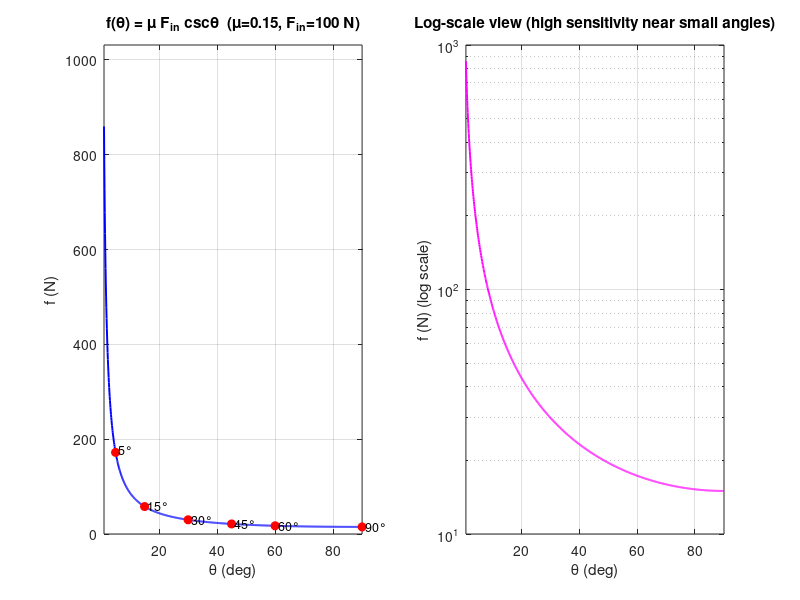

The MATLAB script that drew this image:
% Plot thread friction f = mu * F_in * csc(theta)
clear; clf;

% --- User inputs
mu = 0.15;        % friction coefficient
F_in = 100;       % input axial force (N)
theta_deg = linspace(1,90,1000);   % thread helix/lead angle in degrees (avoid 0 and 180)
theta = deg2rad(theta_deg);

% compute f
f_theta = mu * F_in ./ sin(theta);  % = mu * F_in * csc(theta)

% --- Plots
subplot(1,2,1);
plot(theta_deg, f_theta, 'b-', 'LineWidth', 1.4);
xlabel('\theta (deg)'); ylabel('f (N)');
title(sprintf('f(\\theta) = \\mu F_{in} csc\\theta  (\\mu=%.3g, F_{in}=%.3g N)', mu, F_in));
grid on;
xlim([min(theta_deg) max(theta_deg)]);
ylim([0 1.2*max(f_theta(~isinf(f_theta) & ~isnan(f_theta)))]);

% mark a few example angles
example_deg = [5, 15, 30, 45, 60, 90];
hold on;
plot(example_deg, mu*F_in./sin(deg2rad(example_deg)), 'ro', 'MarkerFaceColor','r');
for k = 1:numel(example_deg)
    text(example_deg(k), mu*F_in./sin(deg2rad(example_deg(k))) * 1.03, ...
        sprintf(' %d°', example_deg(k)), 'FontSize',9);
end
hold off;

% log-y to show divergence near 0 and 180
subplot(1,2,2);
semilogy(theta_deg, f_theta, 'm-', 'LineWidth', 1.4);
xlabel('\theta (deg)'); ylabel('f (N) (log scale)');
title('Log-scale view (high sensitivity near small angles)');
grid on;
xlim([min(theta_deg) max(theta_deg)]);

% --- Print key values
fprintf('mu = %g, F_in = %g N\n', mu, F_in);
for ang = [5, 15, 30, 45, 60, 90]
    fprintf('theta=%3d°: f=%.6g N\n', ang, mu*F_in/sin(deg2rad(ang)));
end
